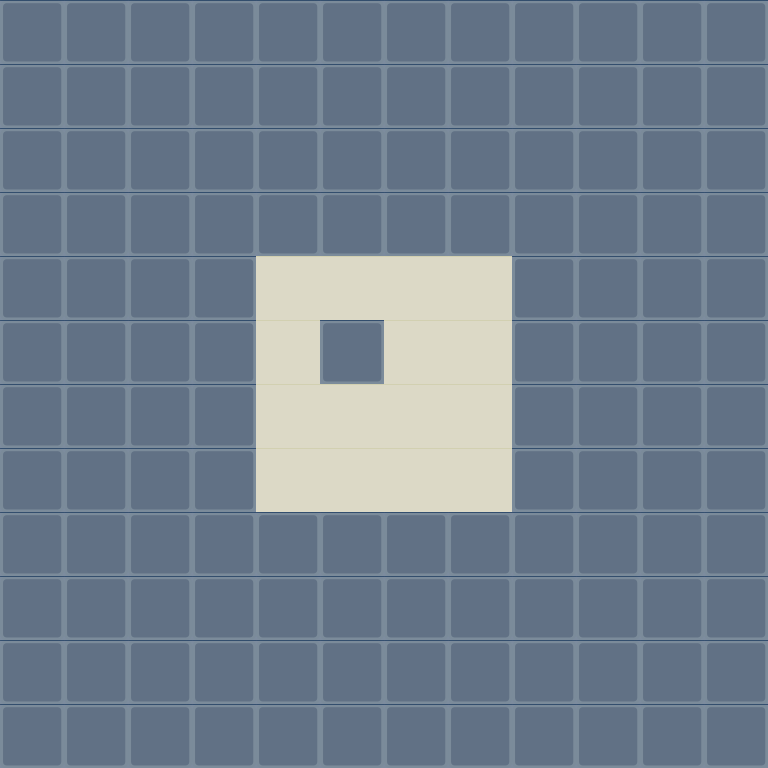

Tiled map render using the project's own tile images. Description and the map definition, with tile-layer contents summarised, below:
An orthogonal 12x12 tile map with 64x64 px tiles, 2 tile layers (Tile Layer 1, Meta), 3 tilesets and 4 objects (2x BlueSpawn, 2x RedSpawn).

<map version="1.0" orientation="orthogonal" renderorder="right-down" width="12" height="12" tilewidth="64" tileheight="64" backgroundcolor="#ebe8e6">
 <tileset firstgid="1" name="Tiles_V1" tilewidth="64" tileheight="64">
  <image source="tiles_v1.png" width="128" height="320" />
 </tileset>
 <tileset firstgid="11" name="metaTiles_v1" tilewidth="64" tileheight="64">
  <image source="metaTiles_v1.png" width="320" height="64" />
  <tile id="1">
   <properties>
    <property name="Free" value="True" />
    <property name="Stop" value="False" />
   </properties>
  </tile>
  <tile id="4">
   <properties>
    <property name="Stop" value="True" />
   </properties>
  </tile>
 </tileset>
 <tileset firstgid="16" name="Tiles_V2" tilewidth="64" tileheight="64">
  <image source="tiles_v2.png" width="321" height="192" />
 </tileset>
 <objectgroup color="#ebe8e6" name="Objects">
  <object name="BlueSpawn" x="256" y="448" width="64" height="64">
   <properties>
    <property name="Stop" value="True" />
   </properties>
  </object>
  <object name="BlueSpawn" x="448" y="320" width="64" height="64" />
  <object name="RedSpawn" x="448" y="256" width="64" height="64" />
  <object name="RedSpawn" x="320" y="448" width="64" height="64" />
 </objectgroup>
 <layer name="Tile Layer 1" width="12" height="12">
  <data>[144 cells, 129 non-empty, 1 distinct tile ids]</data>
 </layer>
 <layer name="Meta" width="12" height="12">
  <data>[144 cells, 144 non-empty, 2 distinct tile ids]</data>
 </layer>
</map>